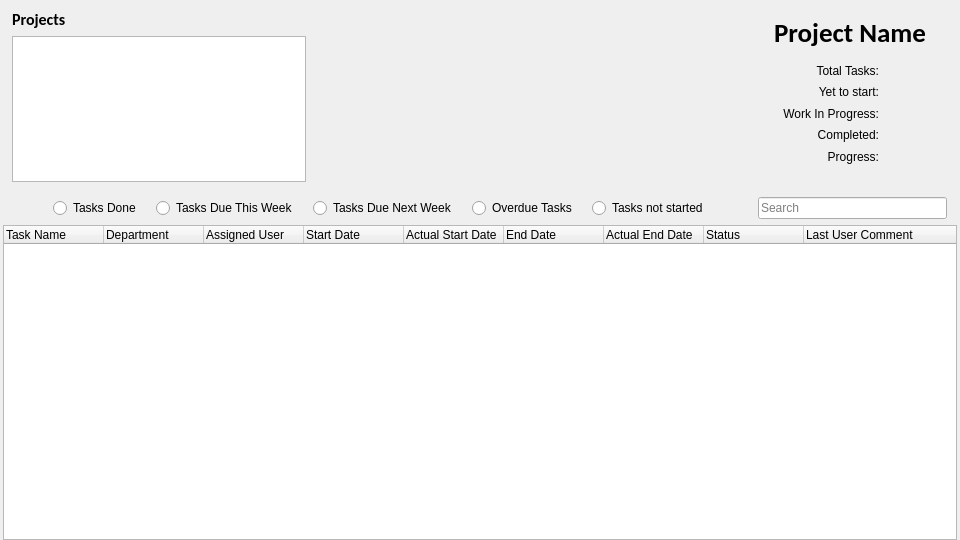
<?xml version="1.0" encoding="UTF-8"?>
<ui version="4.0">
 <class>MainWindow</class>
 <widget class="QMainWindow" name="MainWindow">
  <property name="geometry">
   <rect>
    <x>0</x>
    <y>0</y>
    <width>960</width>
    <height>540</height>
   </rect>
  </property>
  <property name="windowTitle">
   <string>Torque Project Dashboard (Beta)</string>
  </property>
  <widget class="QWidget" name="centralwidget">
   <layout class="QGridLayout" name="gridLayout_11">
    <property name="leftMargin">
     <number>3</number>
    </property>
    <property name="topMargin">
     <number>0</number>
    </property>
    <property name="rightMargin">
     <number>3</number>
    </property>
    <property name="bottomMargin">
     <number>0</number>
    </property>
    <property name="horizontalSpacing">
     <number>0</number>
    </property>
    <property name="verticalSpacing">
     <number>6</number>
    </property>
    <item row="0" column="0">
     <widget class="QWidget" name="widget_4" native="true">
      <property name="maximumSize">
       <size>
        <width>16777215</width>
        <height>191</height>
       </size>
      </property>
      <layout class="QGridLayout" name="gridLayout_10">
       <item row="0" column="0">
        <layout class="QGridLayout" name="gridLayout_9">
         <item row="0" column="0">
          <widget class="QLabel" name="label_2">
           <property name="font">
            <font>
             <family>Calibri</family>
             <pointsize>12</pointsize>
             <weight>75</weight>
             <bold>true</bold>
            </font>
           </property>
           <property name="text">
            <string>Projects</string>
           </property>
          </widget>
         </item>
         <item row="1" column="0">
          <widget class="QListWidget" name="listWidget">
           <property name="maximumSize">
            <size>
             <width>294</width>
             <height>16777215</height>
            </size>
           </property>
          </widget>
         </item>
        </layout>
       </item>
       <item row="0" column="1">
        <spacer name="horizontalSpacer">
         <property name="orientation">
          <enum>Qt::Horizontal</enum>
         </property>
         <property name="sizeHint" stdset="0">
          <size>
           <width>293</width>
           <height>20</height>
          </size>
         </property>
        </spacer>
       </item>
       <item row="0" column="2">
        <widget class="QWidget" name="widget_3" native="true">
         <layout class="QGridLayout" name="gridLayout_8">
          <item row="0" column="0">
           <widget class="QLabel" name="label_3">
            <property name="maximumSize">
             <size>
              <width>16777215</width>
              <height>30</height>
             </size>
            </property>
            <property name="font">
             <font>
              <family>Calibri</family>
              <pointsize>20</pointsize>
              <weight>75</weight>
              <bold>true</bold>
             </font>
            </property>
            <property name="text">
             <string>Project Name</string>
            </property>
           </widget>
          </item>
          <item row="0" column="1" rowspan="2">
           <widget class="QLabel" name="label">
            <property name="maximumSize">
             <size>
              <width>153</width>
              <height>16777215</height>
             </size>
            </property>
            <property name="text">
             <string/>
            </property>
            <property name="pixmap">
             <pixmap resource="icons/icons_rsc.qrc">:/tpd/no_preview.png</pixmap>
            </property>
            <property name="scaledContents">
             <bool>true</bool>
            </property>
            <property name="alignment">
             <set>Qt::AlignCenter</set>
            </property>
            <property name="wordWrap">
             <bool>true</bool>
            </property>
           </widget>
          </item>
          <item row="1" column="0">
           <widget class="QWidget" name="widget_2" native="true">
            <layout class="QGridLayout" name="gridLayout_7">
             <item row="0" column="0">
              <layout class="QGridLayout" name="gridLayout_4">
               <item row="0" column="0">
                <widget class="QLabel" name="label_5">
                 <property name="text">
                  <string>Total Tasks:</string>
                 </property>
                 <property name="scaledContents">
                  <bool>true</bool>
                 </property>
                 <property name="alignment">
                  <set>Qt::AlignRight|Qt::AlignTrailing|Qt::AlignVCenter</set>
                 </property>
                </widget>
               </item>
               <item row="1" column="0">
                <widget class="QLabel" name="label_6">
                 <property name="text">
                  <string>Yet to start:</string>
                 </property>
                 <property name="scaledContents">
                  <bool>true</bool>
                 </property>
                 <property name="alignment">
                  <set>Qt::AlignRight|Qt::AlignTrailing|Qt::AlignVCenter</set>
                 </property>
                </widget>
               </item>
               <item row="2" column="0">
                <widget class="QLabel" name="label_7">
                 <property name="text">
                  <string>Work In Progress:</string>
                 </property>
                 <property name="scaledContents">
                  <bool>true</bool>
                 </property>
                 <property name="alignment">
                  <set>Qt::AlignRight|Qt::AlignTrailing|Qt::AlignVCenter</set>
                 </property>
                </widget>
               </item>
               <item row="3" column="0">
                <widget class="QLabel" name="label_8">
                 <property name="text">
                  <string>Completed:</string>
                 </property>
                 <property name="scaledContents">
                  <bool>true</bool>
                 </property>
                 <property name="alignment">
                  <set>Qt::AlignRight|Qt::AlignTrailing|Qt::AlignVCenter</set>
                 </property>
                </widget>
               </item>
               <item row="4" column="0">
                <widget class="QLabel" name="label_9">
                 <property name="text">
                  <string>Progress:</string>
                 </property>
                 <property name="scaledContents">
                  <bool>true</bool>
                 </property>
                 <property name="alignment">
                  <set>Qt::AlignRight|Qt::AlignTrailing|Qt::AlignVCenter</set>
                 </property>
                </widget>
               </item>
              </layout>
             </item>
             <item row="0" column="1">
              <layout class="QGridLayout" name="gridLayout_6">
               <item row="0" column="0">
                <widget class="QLabel" name="label_15">
                 <property name="text">
                  <string/>
                 </property>
                 <property name="scaledContents">
                  <bool>true</bool>
                 </property>
                 <property name="alignment">
                  <set>Qt::AlignRight|Qt::AlignTrailing|Qt::AlignVCenter</set>
                 </property>
                </widget>
               </item>
               <item row="1" column="0">
                <widget class="QLabel" name="label_16">
                 <property name="text">
                  <string/>
                 </property>
                 <property name="scaledContents">
                  <bool>true</bool>
                 </property>
                 <property name="alignment">
                  <set>Qt::AlignRight|Qt::AlignTrailing|Qt::AlignVCenter</set>
                 </property>
                </widget>
               </item>
               <item row="2" column="0">
                <widget class="QLabel" name="label_17">
                 <property name="text">
                  <string/>
                 </property>
                 <property name="scaledContents">
                  <bool>true</bool>
                 </property>
                 <property name="alignment">
                  <set>Qt::AlignRight|Qt::AlignTrailing|Qt::AlignVCenter</set>
                 </property>
                </widget>
               </item>
               <item row="3" column="0">
                <widget class="QLabel" name="label_18">
                 <property name="text">
                  <string/>
                 </property>
                 <property name="scaledContents">
                  <bool>true</bool>
                 </property>
                 <property name="alignment">
                  <set>Qt::AlignRight|Qt::AlignTrailing|Qt::AlignVCenter</set>
                 </property>
                </widget>
               </item>
               <item row="4" column="0">
                <widget class="QLabel" name="label_19">
                 <property name="text">
                  <string/>
                 </property>
                 <property name="scaledContents">
                  <bool>true</bool>
                 </property>
                 <property name="alignment">
                  <set>Qt::AlignRight|Qt::AlignTrailing|Qt::AlignVCenter</set>
                 </property>
                </widget>
               </item>
              </layout>
             </item>
            </layout>
           </widget>
          </item>
         </layout>
        </widget>
       </item>
      </layout>
     </widget>
    </item>
    <item row="1" column="0">
     <layout class="QGridLayout" name="gridLayout_3">
      <property name="horizontalSpacing">
       <number>50</number>
      </property>
      <item row="0" column="0">
       <layout class="QGridLayout" name="gridLayout_2">
        <property name="leftMargin">
         <number>50</number>
        </property>
        <property name="horizontalSpacing">
         <number>15</number>
        </property>
        <item row="0" column="0">
         <widget class="QRadioButton" name="radioButton">
          <property name="text">
           <string>Tasks Done</string>
          </property>
         </widget>
        </item>
        <item row="0" column="1">
         <widget class="QRadioButton" name="radioButton_2">
          <property name="text">
           <string>Tasks Due This Week</string>
          </property>
          <property name="autoExclusive">
           <bool>true</bool>
          </property>
         </widget>
        </item>
        <item row="0" column="2">
         <widget class="QRadioButton" name="radioButton_3">
          <property name="text">
           <string>Tasks Due Next Week</string>
          </property>
          <property name="autoExclusive">
           <bool>true</bool>
          </property>
         </widget>
        </item>
        <item row="0" column="3">
         <widget class="QRadioButton" name="radioButton_4">
          <property name="text">
           <string>Overdue Tasks</string>
          </property>
          <property name="autoExclusive">
           <bool>true</bool>
          </property>
         </widget>
        </item>
        <item row="0" column="4">
         <widget class="QRadioButton" name="radioButton_5">
          <property name="text">
           <string>Tasks not started</string>
          </property>
          <property name="autoExclusive">
           <bool>true</bool>
          </property>
         </widget>
        </item>
       </layout>
      </item>
      <item row="0" column="1">
       <widget class="QWidget" name="widget" native="true">
        <layout class="QGridLayout" name="gridLayout">
         <property name="horizontalSpacing">
          <number>3</number>
         </property>
         <property name="verticalSpacing">
          <number>0</number>
         </property>
         <property name="margin">
          <number>0</number>
         </property>
         <item row="0" column="1">
          <widget class="QLabel" name="label_4">
           <property name="maximumSize">
            <size>
             <width>16</width>
             <height>16</height>
            </size>
           </property>
           <property name="text">
            <string/>
           </property>
           <property name="pixmap">
            <pixmap resource="icons/icons_rsc.qrc">:/tpd/magnifying47.png</pixmap>
           </property>
           <property name="scaledContents">
            <bool>true</bool>
           </property>
          </widget>
         </item>
         <item row="0" column="0">
          <widget class="QLineEdit" name="lineEdit">
           <property name="maximumSize">
            <size>
             <width>16777215</width>
             <height>16777215</height>
            </size>
           </property>
           <property name="placeholderText">
            <string>Search</string>
           </property>
          </widget>
         </item>
        </layout>
       </widget>
      </item>
     </layout>
    </item>
    <item row="2" column="0">
     <widget class="QTreeWidget" name="treeWidget">
      <column>
       <property name="text">
        <string>Task Name</string>
       </property>
      </column>
      <column>
       <property name="text">
        <string>Department</string>
       </property>
      </column>
      <column>
       <property name="text">
        <string>Assigned User</string>
       </property>
      </column>
      <column>
       <property name="text">
        <string>Start Date</string>
       </property>
      </column>
      <column>
       <property name="text">
        <string>Actual Start Date</string>
       </property>
      </column>
      <column>
       <property name="text">
        <string>End Date</string>
       </property>
      </column>
      <column>
       <property name="text">
        <string>Actual End Date</string>
       </property>
      </column>
      <column>
       <property name="text">
        <string>Status</string>
       </property>
      </column>
      <column>
       <property name="text">
        <string>Last User Comment</string>
       </property>
      </column>
     </widget>
    </item>
   </layout>
  </widget>
 </widget>
 <resources>
  <include location="icons/icons_rsc.qrc"/>
 </resources>
 <connections/>
</ui>
